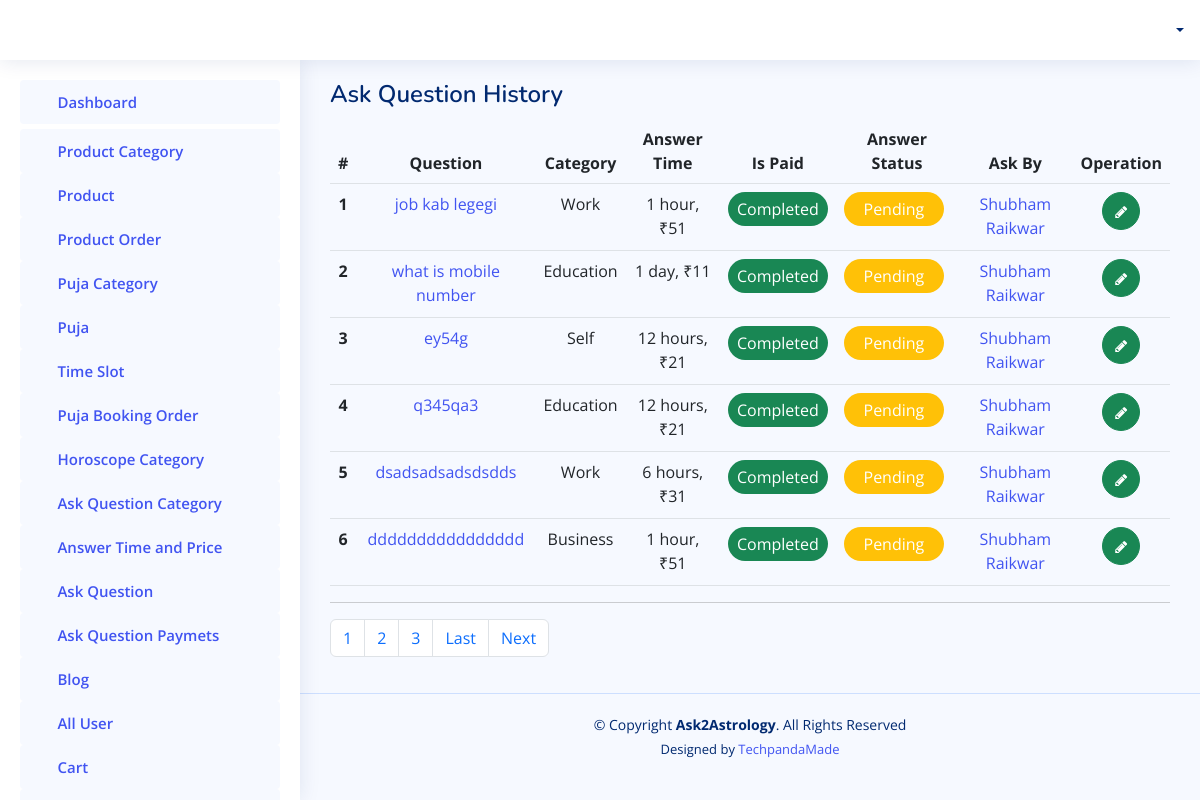
Before: /admin-panel/getfaq/ with the older database file.
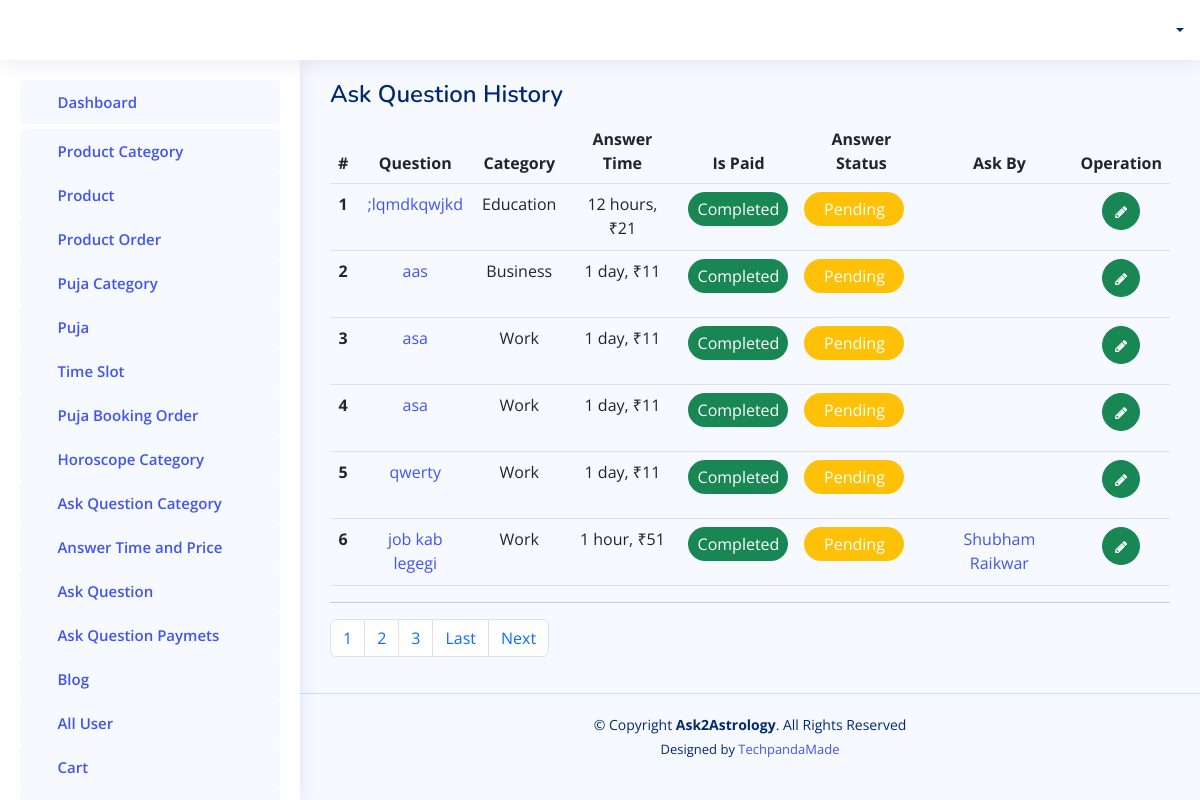
After: the same page with the newer database file.
### adminapp/models.py (models this page shows)
class QusAndAnswer(models.Model):
    category = models.ForeignKey(CategoryOfFAQ,on_delete=models.CASCADE)
    answertime = models.ForeignKey(AnswerFAQTime,on_delete=models.CASCADE)
    qus = models.CharField(max_length=200, null=True)
    is_paid = models.BooleanField(default=False)
    is_answered = models.BooleanField(default=False)
    userid = models.ForeignKey(User,on_delete=models.CASCADE)
    friend = models.CharField(max_length=200, null=True)
    ans = models.CharField(max_length=200, null=True)
    ask_date = models.DateTimeField(auto_now=True)

class CategoryOfFAQ(models.Model):
    catname = models.CharField(max_length=200, null=True)

class AnswerFAQTime(models.Model):
    time = models.CharField(max_length=200, null=True)
    price = models.CharField(max_length=200, null=True)
    icon = models.CharField(max_length=200, null=True)
    package = models.CharField(max_length=200, null=True)
    exp = models.CharField(max_length=200, null=True)

### accounts/models.py (models this page shows)
class User(AbstractUser):
    is_user = models.BooleanField(default=False)
    contactno = models.CharField(max_length=12, null=True)
    profilepicture = models.ImageField(upload_to=filepath, blank=True, null=True)
    gender = models.CharField(max_length=12, null=True)
    language = models.CharField(max_length=50, null=True)
    dateofbirth = models.CharField(max_length=20, null=True)
    marital_status = models.CharField(max_length=50, null=True)
    timeofbirth = models.CharField(max_length=20, null=True)
    placeofbirth = models.CharField(max_length=100, null=True)
    currentaddress = models.CharField(max_length=300, null=True)
    mobileno = models.CharField(max_length=300, null=True)
    countrycode = models.CharField(max_length=50, null=True)
    houseno = models.CharField(max_length=300, null=True)
    area = models.CharField(max_length=300, null=True)
    landmark = models.CharField(max_length=300, null=True)
    pincode = models.CharField(max_length=300, null=True)
    towncity = models.CharField(max_length=300, null=True)
    state = models.CharField(max_length=300, null=True)

### adminapp/views.py (the view)
# urls.py: path('getfaq/',views.GetAllQusAndAnswerOfFAQ),
def GetAllQusAndAnswerOfFAQ(request):
    faqask = QusAndAnswer.objects.all().order_by('-id')
    paginator = Paginator(faqask, 6)
    page_number = request.GET.get('page')
    all_lead = paginator.get_page(page_number)
    totalpage = all_lead.paginator.num_pages
    context = {
        'all_lead':all_lead,
        'lastpage':totalpage,
        'totalPagelist':[n+1 for n in range(totalpage)],
        'faq':faqask
    }
    return render(request, "admintemp/questionanslist.html", context)

### templates/admintemp/questionanslist.html (shortened to what this page needs)
{% extends 'admintemp/index.html' %}
{% load static %}
  {% block content %}
  <main id="main" class="main">
    <div class="pagetitle">
      <h1>Ask Question History</h1>
    </div>
    <section class="section">
      <div class="row">
        <div class="col-lg-12">
          <div class="">
            <div class="card-body" >
              <table class="table">
                <thead>
                  <tr  style="text-align:center;">
                    <th scope="col">#</th>
                    <th scope="col">Question</th>
                    <th scope="col">Category</th>
                    <th scope="col">Answer Time</th>
                    <th scope="col">Is Paid</th>
                    <th scope="col">Answer Status</th>
                    <th scope="col">Ask By</th>
                    <th scope="col">Operation</th>
                  </tr>
                </thead>
                <tbody>
                  {% for ky in all_lead %}
                  <tr style="text-align:center;">
                    <th scope="row">{{forloop.counter}}</th>
                    <td><a href="{% url 'view_qus1' id=ky.id %}">{{ ky.qus }}</a></td>
                    <td>{{ ky.category.catname }}</td>
                    <td>{{ ky.answertime.time }}, ₹{{ ky.answertime.price }}</td>
                    <td>
                      {% if ky.is_paid == True %}
                      <p style="background-color:#198754;color:#ffffff;width:100px;border-radius:20px;text-align:center;padding:5px;">Completed</p>
                      {% else %}
                         <p style="background-color:#ffc107;color:#ffffff;width:100px;border-radius:20px;text-align:center;padding:5px;">Pending</p>
                      {% endif %}
                    </td>
                    <td>
                      {% if ky.is_answered == True %}
                      <p style="background-color:#198754;color:#ffffff;width:100px;border-radius:20px;text-align:center;padding:5px;">Completed</p>
                      {% else %}
                         <p style="background-color:#ffc107;color:#ffffff;width:100px;border-radius:20px;text-align:center;padding:5px;">Pending</p>
                      {% endif %}
                    </td>
                    <td><a href="{% url 'view_profile3' id=ky.id %}">{{ ky.userid.first_name }} {{ ky.userid.last_name }}</a></td>
                    <td style="text-align: center;">
                      <a class="btn btn-success" style="border-radius:50%;" href="{% url 'update_faq' id=ky.id %}"> <i class="fa fa-pencil" style="font-size: 14px;"> </i> </a>
                    </td>
                    </tr>
                  {% endfor %}
                </tbody>
              </table>
            </div>
          </div>
            <hr>
                <nav aria-label="Page navigation example">
                    <ul class="pagination">
                    {% for n in totalPagelist %}
                      <li class="page-item">
                        <a class="page-link" href="/admin-panel/getfaq/?page={{n}}">{{n}}</a>
                    </li>
                    {% endfor %}
                    {% if all_lead.has_next %}
                    <li class="page-item">
                        <a class="page-link" href="/admin-panel/getfaq/?page={{ lastpage }}">Last</a>
                    </li>
                      <li class="page-item">
                        <a class="page-link" href="/admin-panel/getfaq/?page={{ all_lead.next_page_number }}">Next</a>
                    </li>
                    {% endif %}
                    </ul>
                  </nav>
      </div>
    </section>
  </main>
  {% endblock content %}

Changed rows visible on the page:
no longer on this page (row unchanged): QusAndAnswer: qus "what is mobile number", category.catname "Education", answertime.time "1 day", answertime.price "11", is_paid "Completed", is_answered "Pending", userid.first_name "Shubham", userid.last_name "Raikwar"
no longer on this page (row unchanged): QusAndAnswer: qus "ey54g", category.catname "Self", answertime.time "12 hours", answertime.price "21", is_paid "Completed", is_answered "Pending", userid.first_name "Shubham", userid.last_name "Raikwar"
no longer on this page (row unchanged): QusAndAnswer: qus "q345qa3", category.catname "Education", answertime.time "12 hours", answertime.price "21", is_paid "Completed", is_answered "Pending", userid.first_name "Shubham", userid.last_name "Raikwar"
no longer on this page (row unchanged): QusAndAnswer: qus "dsadsadsadsdsdds", category.catname "Work", answertime.time "6 hours", answertime.price "31", is_paid "Completed", is_answered "Pending", userid.first_name "Shubham", userid.last_name "Raikwar"
no longer on this page (row unchanged): QusAndAnswer: qus "dddddddddddddddd", category.catname "Business", answertime.time "1 hour", answertime.price "51", is_paid "Completed", is_answered "Pending", userid.first_name "Shubham", userid.last_name "Raikwar"
added QusAndAnswer: qus ";lqmdkqwjkd", category.catname "Education", answertime.time "12 hours", answertime.price "21", is_paid "Completed", is_answered "Pending"
added QusAndAnswer: qus "aas", category.catname "Business", answertime.time "1 day", answertime.price "11", is_paid "Completed", is_answered "Pending"
added QusAndAnswer: qus "asa", category.catname "Work", answertime.time "1 day", answertime.price "11", is_paid "Completed", is_answered "Pending"
added QusAndAnswer: qus "asa", category.catname "Work", answertime.time "1 day", answertime.price "11", is_paid "Completed", is_answered "Pending"
added QusAndAnswer: qus "qwerty", category.catname "Work", answertime.time "1 day", answertime.price "11", is_paid "Completed", is_answered "Pending"
